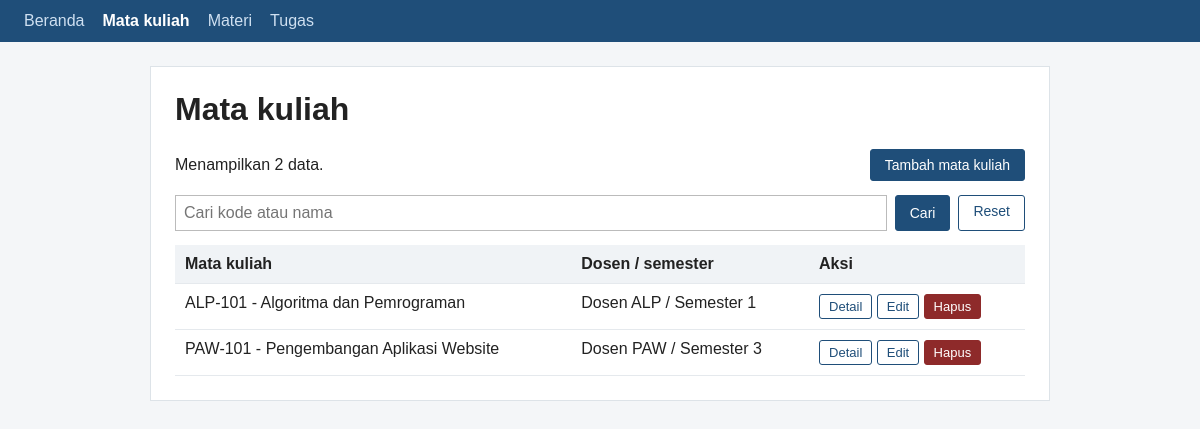
Screenshot of /mata_kuliah.php with the database file from the repository.
### tables this page shows
CREATE TABLE mata_kuliah (
  id       INT UNSIGNED AUTO_INCREMENT PRIMARY KEY,
  kode     VARCHAR(20)  NOT NULL UNIQUE,
  nama     VARCHAR(100) NOT NULL,
  dosen    VARCHAR(100) NOT NULL,
  semester TINYINT UNSIGNED NOT NULL
);

### fungsi.php (called while the page is built, shortened)
<?php
function e($teks) {
    return htmlspecialchars((string)$teks, ENT_QUOTES, 'UTF-8');
}
function teks($sumber, $kunci) {
    $v = $sumber[$kunci] ?? '';
    return is_string($v) ? trim($v) : '';
}

### mata_kuliah.php (the view, shortened to what this page needs)
<?php
require 'fungsi.php';
require 'koneksi.php';
require 'layout.php';
    ?>
    <?php
$q = teks($_GET, 'q');
$sql = 'SELECT id, kode, nama, dosen, semester FROM mata_kuliah';
$sql .= ' ORDER BY nama';
$s = $conn->prepare($sql);
$s->execute();
$baris = $s->get_result()->fetch_all(MYSQLI_ASSOC);
?>
<h1>Mata kuliah</h1>
<div class="baris"><span>Menampilkan <?= count($baris) ?> data.</span>
  <a class="btn utama" href="mata_kuliah.php?aksi=tambah">Tambah mata kuliah</a></div>
<form class="cari" method="get" action="mata_kuliah.php">
  <input type="text" name="q" placeholder="Cari kode atau nama" value="<?= e($q) ?>">
  <button class="btn utama" type="submit">Cari</button>
  <a class="btn" href="mata_kuliah.php">Reset</a>
</form>
<?php if (!$baris): ?>
  <div class="kosong">Data tidak ditemukan.</div>
<?php else: ?>
<table>
  <tr><th>Mata kuliah</th><th>Dosen / semester</th><th>Aksi</th></tr>
  <?php foreach ($baris as $r): ?>
  <tr>
    <td><?= e($r['kode']) ?> - <?= e($r['nama']) ?></td>
    <td><?= e($r['dosen']) ?> / Semester <?= (int)$r['semester'] ?></td>
    <td>
      <a class="btn kecil" href="mata_kuliah.php?aksi=detail&amp;id=<?= (int)$r['id'] ?>">Detail</a>
      <a class="btn kecil" href="mata_kuliah.php?aksi=edit&amp;id=<?= (int)$r['id'] ?>">Edit</a>
      <a class="btn kecil bahaya" href="mata_kuliah.php?aksi=hapus&amp;id=<?= (int)$r['id'] ?>">Hapus</a>
    </td>
  </tr>
  <?php endforeach; ?>
</table>
<?php endif; ?>

### style.css (style rules this page uses)
* { box-sizing: border-box; }
body { margin: 0; font-family: Arial, Helvetica, sans-serif; background: #f4f6f8; color: #222; }
h1 { margin-top: 0; }
table { width: 100%; margin-top: 12px; border-collapse: collapse; }
th, td { padding: 10px; text-align: left; vertical-align: top; border-bottom: 1px solid #e5e9ed; }
th { background: #f0f3f6; }
.btn { display: inline-block; padding: 7px 14px; font-size: 14px; color: #1f4e79; background: #fff; border: 1px solid #1f4e79; border-radius: 3px; text-decoration: none; cursor: pointer; }
.btn.utama { color: #fff; background: #1f4e79; }
.btn.bahaya { color: #fff; background: #8e2a2a; border-color: #8e2a2a; }
.btn.kecil { padding: 4px 9px; font-size: 13px; }
.baris { display: flex; flex-wrap: wrap; justify-content: space-between; align-items: center; gap: 8px; }
input[type=text], input[type=date], input[type=number], select, textarea { width: 100%; padding: 9px; font: inherit; border: 1px solid #bbb; }
.cari { display: flex; flex-wrap: wrap; gap: 8px; margin: 14px 0; }
.cari input, .cari select { padding: 8px; border: 1px solid #bbb; }
.cari input { flex: 1; min-width: 160px; }

### rows the page displays
mata_kuliah: kode "ALP-101", nama "Algoritma dan Pemrograman", dosen "Dosen ALP", semester "1"
mata_kuliah: kode "PAW-101", nama "Pengembangan Aplikasi Website", dosen "Dosen PAW", semester "3"

### other values shown
$label "Beranda"
$label "Mata kuliah"
$label "Materi"
$label "Tugas"
count($baris) "2"
